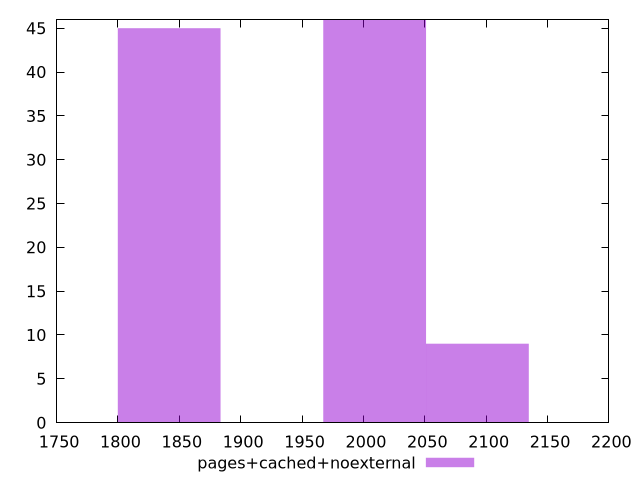

The gnuplot source for this figure:
$_pagesCachedNoexternal <<EOF
1841.715908022957 45
2009.1446269341347 46
2092.8589863897237 9
EOF
set key outside below
set terminal pngcairo
set output "report_00006_2020-11-02T20-21-41.718Z/first-meaningful-paint/pages+cached+noexternal//raw_hist.png"
set yrange [0:46]
set boxwidth 83.71435945558895
set style fill transparent solid 0.5 noborder
plot $_pagesCachedNoexternal title "pages+cached+noexternal" with boxes ,
